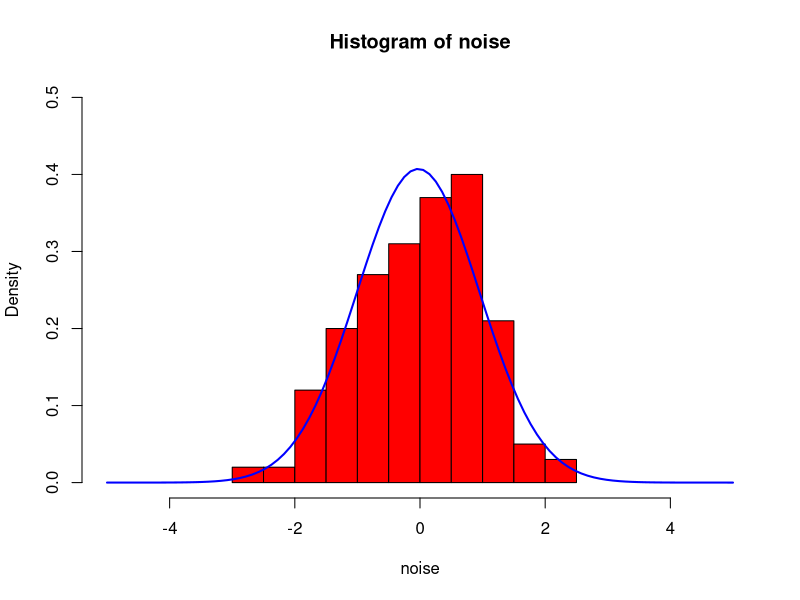
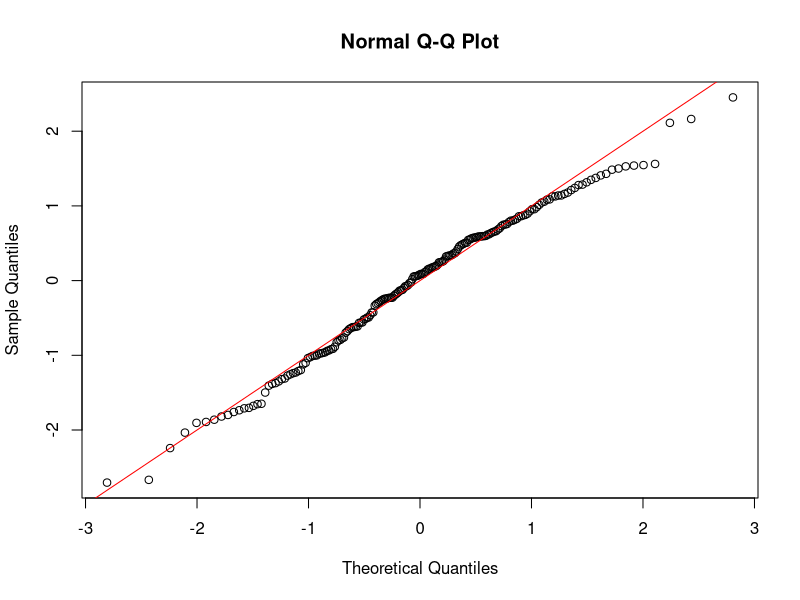

These figures' R source, in order:
# Generate a sequence of Gaussian random numbers and
# convert the sequence into a time-series object
noise <- ts(rnorm(200, mean = 0, sd = 1))


# Code for the histogram
hist(noise, freq=FALSE, prob=T,ylim=c(0,0.5),xlim=c(-5,5),col="red")
mu <- mean(noise)
sigma <- sd(noise)
x<-seq(-5,5,length=100)
y<-dnorm(x,mu,sigma)
lines(x,y,lwd=2,col="blue")


# Code for the QQ Plot
qqnorm(noise)
abline(0,1, col="red")